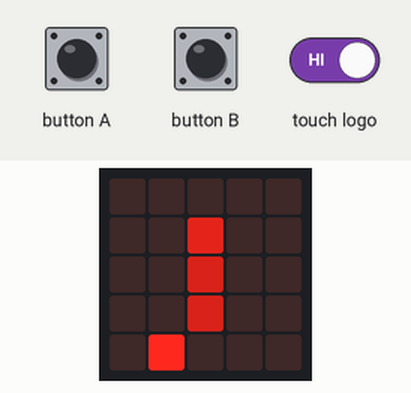
The program below on a simulated BBC micro:bit running MicroPython. Parts: the board's 5×5 LED display. The inputs (shaded band) are chosen by the test bench. Random numbers come from a fixed seed; the 48×5 strip is a reading aid, not a part: it shows the text the display is scrolling, unrolled, one strip-width of it at a time.

Above: at 0.6 s.
At 1.7 s:
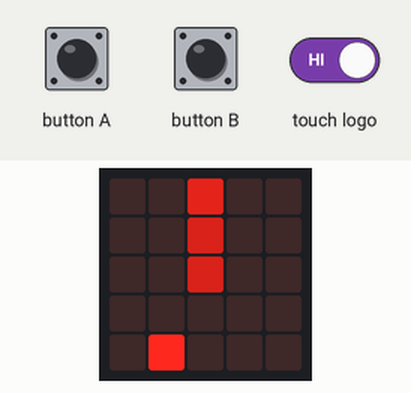
1.8 s: button A pressed for 0.15 s
At 3.6 s:
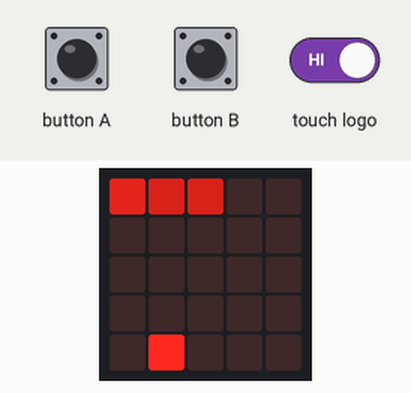
6.6 s: button A pressed for 1 s
8.2 s: button B pressed for 0.15 s
8.9 s: button A driven LOW and touch logo driven LOW
12.0 s: touch logo released
At 15.0 s:
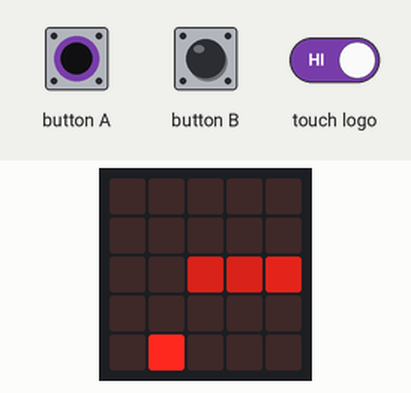

Measured:
- what the display in image 0 shows lasts 0.8 s, from 0.5 s to 1.3 s
- what the display in image 2 shows lasts 1.2 s, from 2.8 s to 4.0 s

The program:

main.py
```python
# (licence header left out)
from microbit import *
import random
#pin_logo.set_touch_mode(pin_logo.RESISTIVE)
SNAKE_COLOR = 5
snake_length = 2
score = 0
snake_x = 2
snake_y = 2
direction = "up"
apple_pos = [random.randint(0,4),random.randint(0,4)]
frametime = 750
#para crear la serpiente:
snake_tail = [(snake_x,snake_y + 2),(snake_x,snake_y + 1),(snake_x,snake_y)]


def mover_manzana():
    global apple_pos #"global" no es estructurado... :(
    apple_pos_tmp=snake_tail[-1]
    while apple_pos_tmp in snake_tail:
        elemento1=random.randint(0,4)
        elemento2=random.randint(0,4)
        apple_pos_tmp = [elemento1,elemento2]
    apple_pos = apple_pos_tmp
    return apple_pos


for i in snake_tail:
    if snake_tail.index(i) == len(snake_tail) - 1:
        display.set_pixel(i[0],i[1],9)
    else:
        display.set_pixel(i[0],i[1],SNAKE_COLOR)
sleep(frametime * (2/3))
while True:

    if tuple(apple_pos) in snake_tail:
        display.clear()
        score += 1
        snake_length += 1
        if score < 10:
            display.show(score)
        else:
            display.scroll(str(score))
        apple_pos = [random.randint(0,4),random.randint(0,4)]
        while tuple(apple_pos) in snake_tail:
            apple_pos = [random.randint(0,4),random.randint(0,4)]


        sleep(1000)

    if pin_logo.is_touched():
        mover_manzana()     # para pruebas

    if button_a.was_pressed():
        if direction == "up":
            direction = "left"
        elif direction == "left":
            direction = "down"
        elif direction == "down":
            direction = "right"
        elif direction == "right":
            direction = "up"

    if button_b.was_pressed():
        if direction == "up":
            direction = "right"
        elif direction == "left":
            direction = "up"
        elif direction == "down":
            direction = "left"
        elif direction == "right":
            direction = "down"


    if direction == "up":
        snake_y -= 1
    elif direction == "down":
        snake_y += 1
    elif direction == "left":
        snake_x -= 1
    elif direction == "right":
        snake_x += 1
    s_pos = (snake_x, snake_y)

    snake_tail.append((snake_x,snake_y))
    if len(snake_tail) > snake_length :
        snake_tail.remove(snake_tail[0])
    used_display = []
    for i in snake_tail:
        if snake_tail.index(i) != len(snake_tail) - 1:
            used_display.append(i)

    if snake_x < 0 or snake_x > 4 or snake_y < 0 or snake_y > 4 or s_pos in used_display:
        sleep(500)
        display.clear
        display.show(Image.SKULL)
        sleep(1000)
        display.scroll("YOU LOSE.",50)
        while True:
            display.scroll("PRESS A TO RESTART",50)
            if button_a.was_pressed():
                score = 0
                break
            sleep(10)
        SNAKE_COLOR = 5
        snake_length = 2
        snake_x = 2
        snake_y = 2
        snake_tail = [(snake_x,snake_y + 2),(snake_x,snake_y + 1),(snake_x,snake_y)]
        direction = "up"

    display.clear()
    display.set_pixel(apple_pos[0],apple_pos[1],9)
    for i in snake_tail:
        if snake_tail.index(i) == len(snake_tail) - 1:
            display.set_pixel(i[0],i[1],6)
        else:
            display.set_pixel(i[0],i[1],SNAKE_COLOR)
    sleep(frametime)
```
